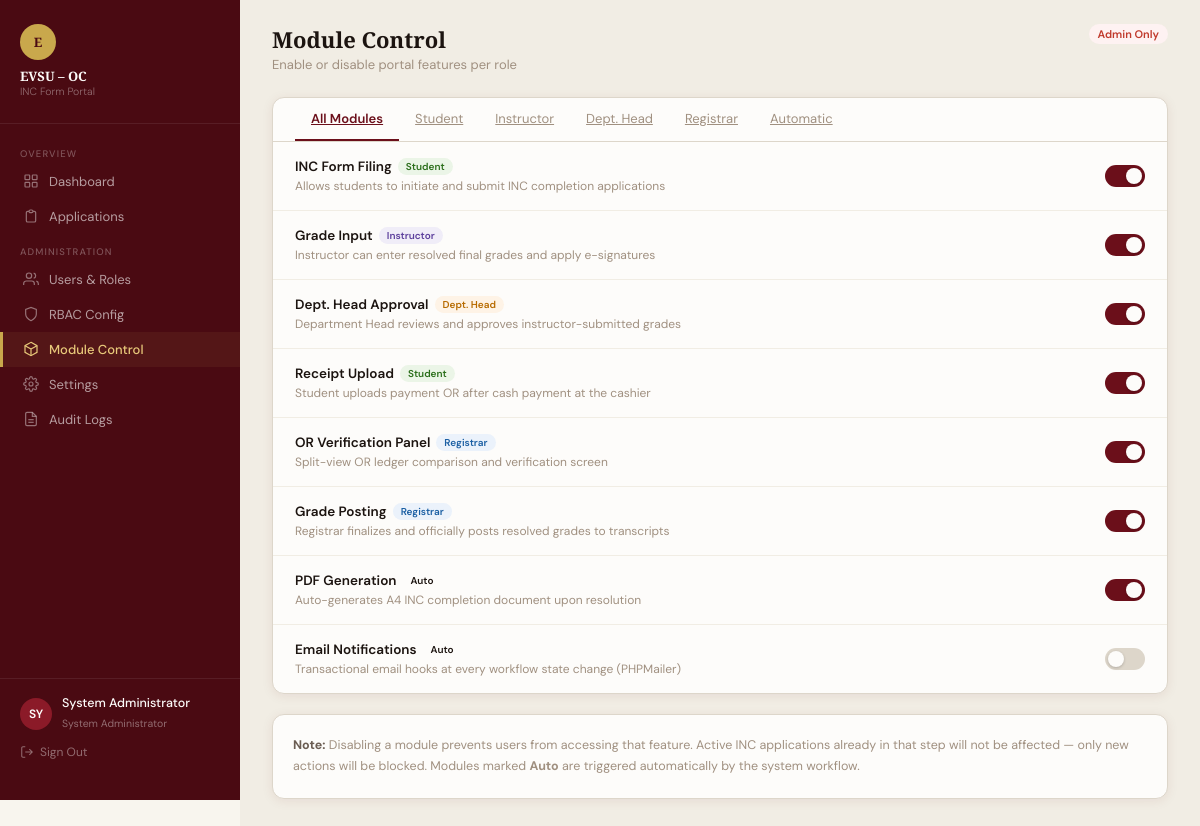
/admin/modules.php (signed in), run on the app's committed database.
### tables this page shows
CREATE TABLE IF NOT EXISTS modules (
    id INT AUTO_INCREMENT PRIMARY KEY,
    module_key VARCHAR(60) NOT NULL UNIQUE,
    module_name VARCHAR(120) NOT NULL,
    description TEXT,
    target_role VARCHAR(40) NULL,
    is_enabled TINYINT(1) NOT NULL DEFAULT 1,
    updated_by INT NULL,
    updated_at TIMESTAMP DEFAULT CURRENT_TIMESTAMP ON UPDATE CURRENT_TIMESTAMP,
    FOREIGN KEY (updated_by) REFERENCES users(id) ON DELETE SET NULL
);

### includes/auth.php (called while the page is built, shortened)
<?php
function h(string $s): string {
    return htmlspecialchars($s, ENT_QUOTES | ENT_HTML5, 'UTF-8');
}

### admin/modules.php (the view, shortened to what this page needs)
<?php
require_once __DIR__ . '/../includes/auth.php';
$pdo = getDB();
$modules = $pdo->query("SELECT * FROM modules ORDER BY id")->fetchAll();
$activePage = 'modules';
include __DIR__ . '/../includes/head.php';
?>
<body>
<div class="layout">
<?php include __DIR__ . '/../includes/admin_sidebar.php'; ?>
<main class="main-content">
  <div class="top-bar">
    <div>
      <h2>Module Control</h2>
      <p>Enable or disable portal features per role</p>
    </div>
    <span class="badge badge-danger">Admin Only</span>
  </div>
  <div class="content-card">
    <?php
    $tabs = ['all'=>'All Modules','student'=>'Student','instructor'=>'Instructor','dept_head'=>'Dept. Head','registrar'=>'Registrar','auto'=>'Automatic'];
    $activeTab = $_GET['tab'] ?? 'all';
    ?>
    <div class="tab-row" style="padding:0 1.375rem;">
      <?php foreach ($tabs as $tk => $tl): ?>
      <a href="?tab=<?= $tk ?>" class="tab <?= $activeTab===$tk?'active':'' ?>"><?= $tl ?></a>
      <?php endforeach; ?>
    </div>
    <?php foreach ($modules as $m):
      $roleChipMap = ['student'=>'rc-student','instructor'=>'rc-instructor','dept_head'=>'rc-dept_head','registrar'=>'rc-registrar','auto'=>''];
      $roleLabel = ['student'=>'Student','instructor'=>'Instructor','dept_head'=>'Dept. Head','registrar'=>'Registrar','auto'=>'Auto'];
    ?>
    <form method="POST" action="" class="module-row">
      <div class="module-info">
        <h4>
          <?= h($m['module_name']) ?>
          <?php if ($m['target_role']): ?>
          <span class="role-chip <?= $roleChipMap[$m['target_role']] ?? 'badge-gray' ?>" style="font-size:10px;">
            <?= $roleLabel[$m['target_role']] ?? $m['target_role'] ?>
          </span>
          <?php endif; ?>
        </h4>
        <p><?= h($m['description']) ?></p>
      </div>
      <label class="toggle" title="<?= $m['is_enabled'] ? 'Click to disable' : 'Click to enable' ?>">
        <div class="toggle-track"></div>
        <div class="toggle-thumb" style="left:<?= $m['is_enabled']?'21':'3' ?>px"></div>
      </label>
    </form>
    <?php endforeach; ?>
  </div>
  <div class="content-card" style="padding:1.25rem;">
    <p style="font-size:12.5px;color:var(--gray-400);line-height:1.7;">
      <strong style="color:var(--gray-600);">Note:</strong> Disabling a module prevents users from accessing that feature. Active INC applications already in that step will not be affected — only new actions will be blocked. Modules marked <strong>Auto</strong> are triggered automatically by the system workflow.
    </p>
  </div>
</main>
</div>
</body>
</html>

### includes/head.php (shortened to what this page needs)
<!DOCTYPE html>
<html lang="en">
<head>
</head>

### includes/admin_sidebar.php (shortened to what this page needs)
<?php
$activePage = $activePage ?? '';
$initials = strtoupper(substr($_SESSION['full_name'] ?? 'A', 0, 2));
?>
<nav class="sidebar">
  <div class="sidebar-brand">
    <div class="emblem">E</div>
    <h1>EVSU – OC <span>INC Form Portal</span></h1>
  </div>
  <span class="nav-section-label">Overview</span>
  <a href="/evsu_inc_portal/admin/dashboard.php" class="nav-item <?= $activePage==='dashboard'?'active':'' ?>">
    <svg width="16" height="16" fill="none" stroke="currentColor" stroke-width="1.8" viewBox="0 0 24 24"><rect x="3" y="3" width="7" height="7" rx="1"/><rect x="14" y="3" width="7" height="7" rx="1"/><rect x="3" y="14" width="7" height="7" rx="1"/><rect x="14" y="14" width="7" height="7" rx="1"/></svg>
    Dashboard
  </a>
  <a href="/evsu_inc_portal/admin/applications.php" class="nav-item <?= $activePage==='applications'?'active':'' ?>">
    <svg width="16" height="16" fill="none" stroke="currentColor" stroke-width="1.8" viewBox="0 0 24 24"><path d="M9 5H7a2 2 0 00-2 2v12a2 2 0 002 2h10a2 2 0 002-2V7a2 2 0 00-2-2h-2M9 5a2 2 0 002 2h2a2 2 0 002-2M9 5a2 2 0 012-2h2a2 2 0 012 2"/></svg>
    Applications
  </a>
  <span class="nav-section-label">Administration</span>
  <a href="/evsu_inc_portal/admin/users.php" class="nav-item <?= $activePage==='users'?'active':'' ?>">
    <svg width="16" height="16" fill="none" stroke="currentColor" stroke-width="1.8" viewBox="0 0 24 24"><path d="M17 21v-2a4 4 0 00-4-4H5a4 4 0 00-4 4v2"/><circle cx="9" cy="7" r="4"/><path d="M23 21v-2a4 4 0 00-3-3.87M16 3.13a4 4 0 010 7.75"/></svg>
    Users &amp; Roles
  </a>
  <a href="/evsu_inc_portal/admin/rbac.php" class="nav-item <?= $activePage==='rbac'?'active':'' ?>">
    <svg width="16" height="16" fill="none" stroke="currentColor" stroke-width="1.8" viewBox="0 0 24 24"><path d="M12 22s8-4 8-10V5l-8-3-8 3v7c0 6 8 10 8 10z"/></svg>
    RBAC Config
  </a>
  <a href="/evsu_inc_portal/admin/modules.php" class="nav-item <?= $activePage==='modules'?'active':'' ?>">
    <svg width="16" height="16" fill="none" stroke="currentColor" stroke-width="1.8" viewBox="0 0 24 24"><path d="M12 2l9 4.9V17L12 22 3 17V6.9L12 2z"/><path d="M12 22V12M12 12L3 7M12 12l9-5"/></svg>
    Module Control
  </a>
  <a href="/evsu_inc_portal/admin/settings.php" class="nav-item <?= $activePage==='settings'?'active':'' ?>">
    Settings
  </a>
  <a href="/evsu_inc_portal/admin/logs.php" class="nav-item <?= $activePage==='logs'?'active':'' ?>">
    <svg width="16" height="16" fill="none" stroke="currentColor" stroke-width="1.8" viewBox="0 0 24 24"><path d="M14 2H6a2 2 0 00-2 2v16a2 2 0 002 2h12a2 2 0 002-2V8z"/><polyline points="14 2 14 8 20 8"/><line x1="16" y1="13" x2="8" y2="13"/><line x1="16" y1="17" x2="8" y2="17"/></svg>
    Audit Logs
  </a>
  <div class="sidebar-footer">
    <div class="user-chip">
      <div class="user-avatar"><?= h($initials) ?></div>
      <div class="user-info">
        <p><?= h($_SESSION['full_name'] ?? 'Admin') ?></p>
        <span>System Administrator</span>
      </div>
    </div>
    <a href="/evsu_inc_portal/logout.php" style="display:flex;align-items:center;gap:6px;font-size:12px;color:rgba(255,255,255,0.4);margin-top:0.75rem;text-decoration:none;">
      <svg width="14" height="14" fill="none" stroke="currentColor" stroke-width="1.8" viewBox="0 0 24 24"><path d="M9 21H5a2 2 0 01-2-2V5a2 2 0 012-2h4M16 17l5-5-5-5M21 12H9"/></svg>
      Sign Out
    </a>
  </div>
</nav>

### data on the page
modules: module_name "INC Form Filing", target_role "Student", description "Allows students to initiate and submit INC completion applications"
modules: module_name "Grade Input", target_role "Instructor", description "Instructor can enter resolved final grades and apply e-signatures"
modules: module_name "Dept. Head Approval", target_role "Dept. Head", description "Department Head reviews and approves instructor-submitted grades"
modules: module_name "Receipt Upload", target_role "Student", description "Student uploads payment OR after cash payment at the cashier"
modules: module_name "OR Verification Panel", target_role "Registrar", description "Split-view OR ledger comparison and verification screen"
modules: module_name "Grade Posting", target_role "Registrar", description "Registrar finalizes and officially posts resolved grades to transcripts"
modules: module_name "PDF Generation", target_role "Auto", description "Auto-generates A4 INC completion document upon resolution"
modules: module_name "Email Notifications", target_role "Auto", description "Transactional email hooks at every workflow state change (PHPMailer)"

### other printed values
$initials "SY"
$_SESSION['full_name'] "System Administrator"
$tl "All Modules"
$tl "Student"
$tl "Instructor"
$tl "Dept. Head"
$tl "Registrar"
$tl "Automatic"
